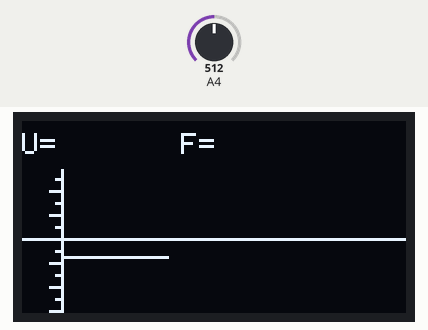
A sketch run on a simulated Arduino Uno, built with avr-gcc and run on an emulated ATmega328P. On the bench: 128×64 one-colour display. The inputs (shaded band) are chosen by the test bench; at power-on: A4 = 512.

Above: at 4.2 s.
4.3 s: A4 set to 716
At 6.67 s:
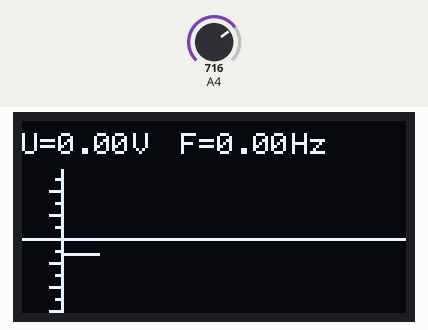
7.3 s: A4 set to 900
At 7.62 s:
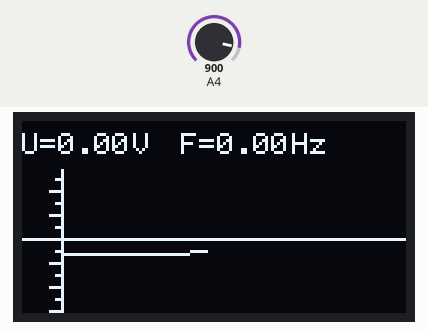
8.9 s: A4 set to 1023
At 9.76 s:
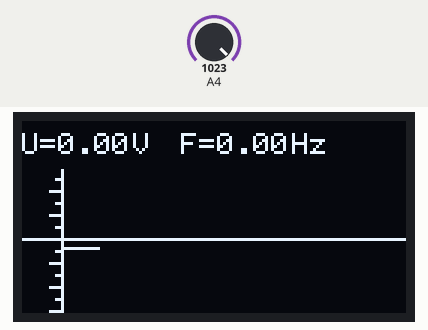
Timing chart, 0 to 11.9 s (numbered marks = the images above; inputs shaded):
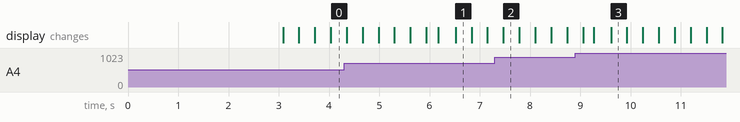

The sketch:

sketch_may8a.ino
```cpp
#include <Wire.h>
#include <Adafruit_GFX.h>
#include <Adafruit_SSD1306.h>

#define SCREEN_WIDTH 128
#define SCREEN_HEIGHT 64
#define OLED_RESET     -1
Adafruit_SSD1306 display(SCREEN_WIDTH, SCREEN_HEIGHT, &Wire, OLED_RESET);

void desen(){
  display.clearDisplay();
  display.drawFastHLine(0, 39, 128, SSD1306_WHITE);
  display.drawFastVLine(13, 16, 63, SSD1306_WHITE);
  for(int i=19; i<=59; i=i+8)
  {
    display.drawFastHLine(11, i, 2, SSD1306_WHITE);
    display.drawFastHLine(9, i+4, 4, SSD1306_WHITE);

  }
  display.setTextSize(1);
  display.setTextColor(WHITE);
  display.setCursor(0, 4);
  display.println("U=");
  display.setCursor(53, 4);
      display.println("F=");
  display.display();
}


void setup() {
   Serial.begin(115200);
  if(!display.begin(SSD1306_SWITCHCAPVCC, 0x3C)) {
    Serial.println(F("SSD1306 allocation failed"));
    for(;;);
  }
  display.clearDisplay();
  display.setTextSize(2);
  display.setTextColor(WHITE);
  display.setCursor(3, 25);
  display.println("OSCILOSCOP");
  display.display();
  delay(3000);
  desen();
}

float cx = 0.1 ,cy = 195, val =1700, U=0, timp1, timp2, timptot, nrT, F;
int x=13, xt1 = 13, yt1, maxim = 39, i=0, prag = 39, k=0, y2 = 39;

void loop() {
  if(i == 0)
  {
    timp1 = millis();
    i++;
  }
  yt1= 39 - val/cy+9;
  val = analogRead(4);
  if( (y2<prag && yt1>=prag) || (y2>prag && yt1<=prag) )
  {
    k++;
  }
  y2 = yt1;
  if(yt1 < maxim)
  {
    maxim = yt1;
    U = (39 - yt1 +1) * 0.125 ;
  }
display.drawPixel(x, 39-val/cy +9 , WHITE);
 display.drawLine(xt1, yt1, x, 39 - val/cy +9, SSD1306_WHITE  );
 display.display();
  xt1=x;
  x++;
  if(x == 128)
  {
    timp2 = millis();
    timptot = (timp2 - timp1)/1000;
    nrT = k/2;
    F = nrT/timptot;
    x=13;
    xt1=13;
    desen();
    display.setTextSize(1);
    display.setTextColor(WHITE);
      display.setCursor(12, 4);
      display.println(U);
      display.setCursor(37, 4);
      display.println('V');
      display.setCursor(65, 4);
      display.println(F);
      display.setCursor(90, 4);
      display.println("Hz");
      display.display();
    maxim = 39;
    i=0;
    k=0;
  }
  delayMicroseconds(cx);
}
```
